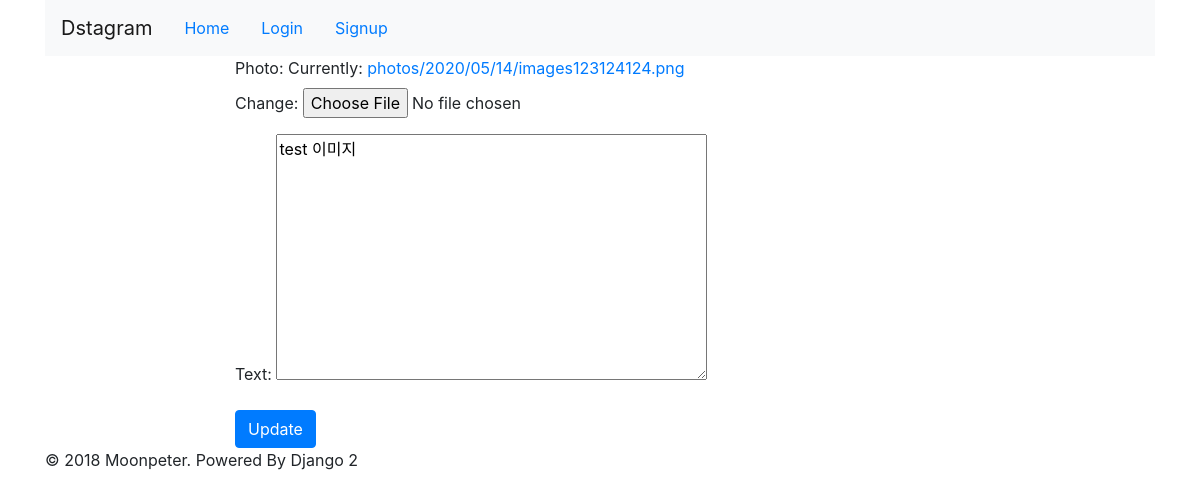
Page /update/1/ on the earlier database version.
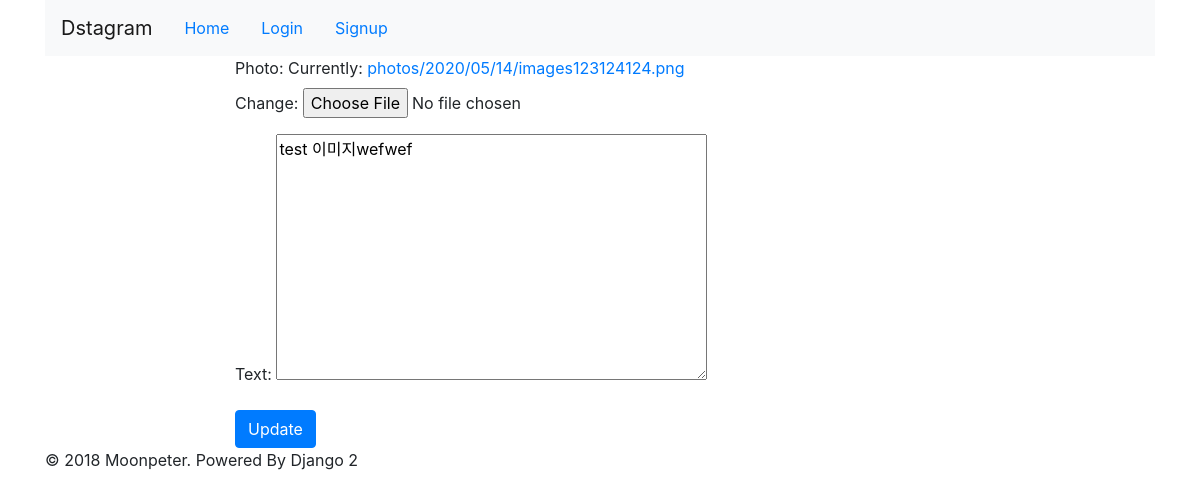
Same page on the later database version.
### photo/models.py (models this page shows, shortened)
class Photo(models.Model):
    author = models.ForeignKey(User, on_delete=models.CASCADE, related_name='user_photos')
    photo = models.ImageField(upload_to='photos/%Y/%m/%d', default='photos/no_image.png')
    text = models.TextField()
    created = models.DateTimeField(auto_now_add=True)
    updated = models.DateTimeField(auto_now_add=True)
    class Meta:
        ordering = ['-updated']

### photo/views.py (the view)
# urls.py: path('update/<int:pk>/', PhotoUpdateView.as_view(), name='photo_update'),
class PhotoUpdateView(UpdateView):
    model = Photo
    fields = ['photo', 'text']
    template_name = 'photo/update.html'

### photo/templates/photo/update.html (shortened to what this page needs)
{% extends 'base.html' %}
{% block content %}
<div class="row">
    <div class="col-md-2"></div>
    <div class="col-md-8 panel panel-default">
        <form action="" method="POST" enctype="multipart/form-data">
            {{form.as_p}}
            <input type="submit" class="btn btn-primary" value="Update">
        </form>
    </div>
    <div class="col-md-2"></div>
</div>
{% endblock %}

Differences in the rows shown:
changed Photo: text "test 이미지" → "test 이미지wefwef"
